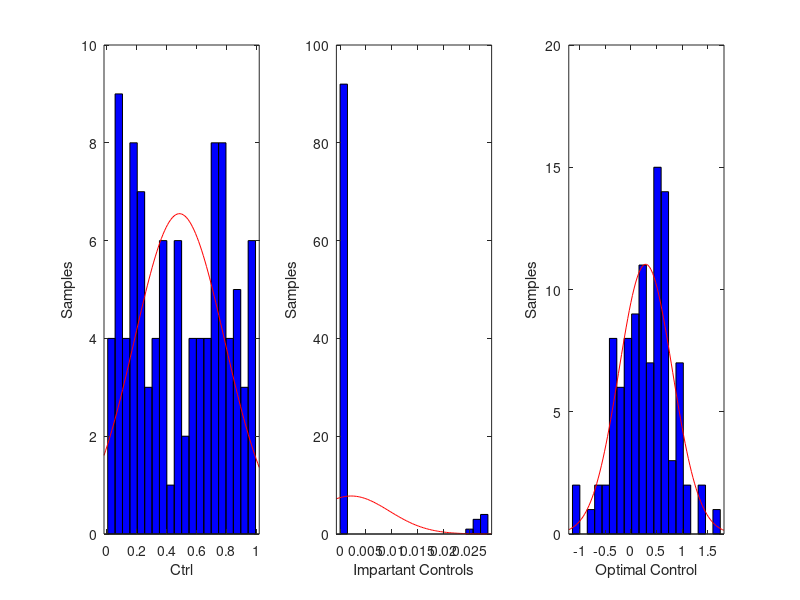
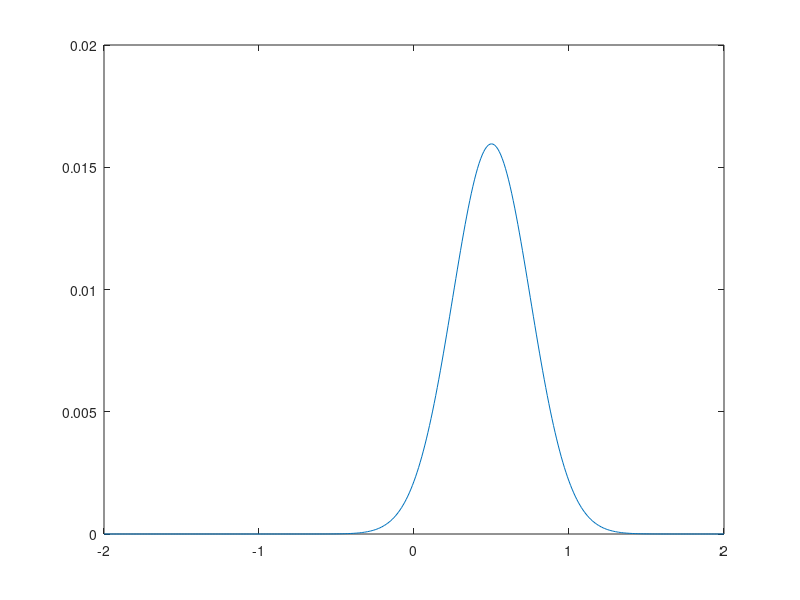

Reproduce these figures in MATLAB, in order.
clear al;
close all;

K = 100;
R = 10;
ctrl_sample = rand(K, 1);
% cost = ctrl_sample .* R .* ctrl_sample;
upper_mask = ctrl_sample < 0.25;
lower_mask = ctrl_sample > 0.2;
cost = ~(upper_mask .* lower_mask)*10000;
exp_cost = exp(-cost);
sum_exp_cost = sum(exp_cost);
weights = (exp_cost)/sum_exp_cost;
w_ctrl  = weights.* ctrl_sample;
ctrl_avg = sum(w_ctrl);
r = normrnd(sum(w_ctrl), 0.5, 1, K);
% ctrl_sample .- w_ctrl;

% Add covariance adaption
new_variance = sum((ctrl_sample - ctrl_avg).^2 .* w_ctrl);
y = gaussmf(-1:0.01:1, [sqrt(new_variance), ctrl_avg]);

subplot(1, 3, 1)
histfit(ctrl_sample, K/5)
xlabel("Ctrl")
ylabel("Samples")
subplot(1, 3, 2)
histfit(w_ctrl, K/5)
xlabel("Impartant Controls")
ylabel("Samples")
subplot(1, 3, 3)
histfit(r, K/5)
xlabel("Optimal Control")
ylabel("Samples")

figure();
plot(-1:0.01:1, y)
%% Distributoion Examples:
values = -2:0.01:2;
variance = 0.25;
mean = 0.5;
prob = zeros(length(values), 1);
iter = 1;
k = 1;
pow =1;

for var = values
    prob(iter, 1) = (1/sqrt(2*pi*variance^2/k^2))^pow*exp((-1/2*((var - mean)/variance)^2)*pow);
    iter = iter + 1;
end

norm = sum(prob);
prob = prob./norm;
plot(values, prob)


% PLan for computing the importance sampling
